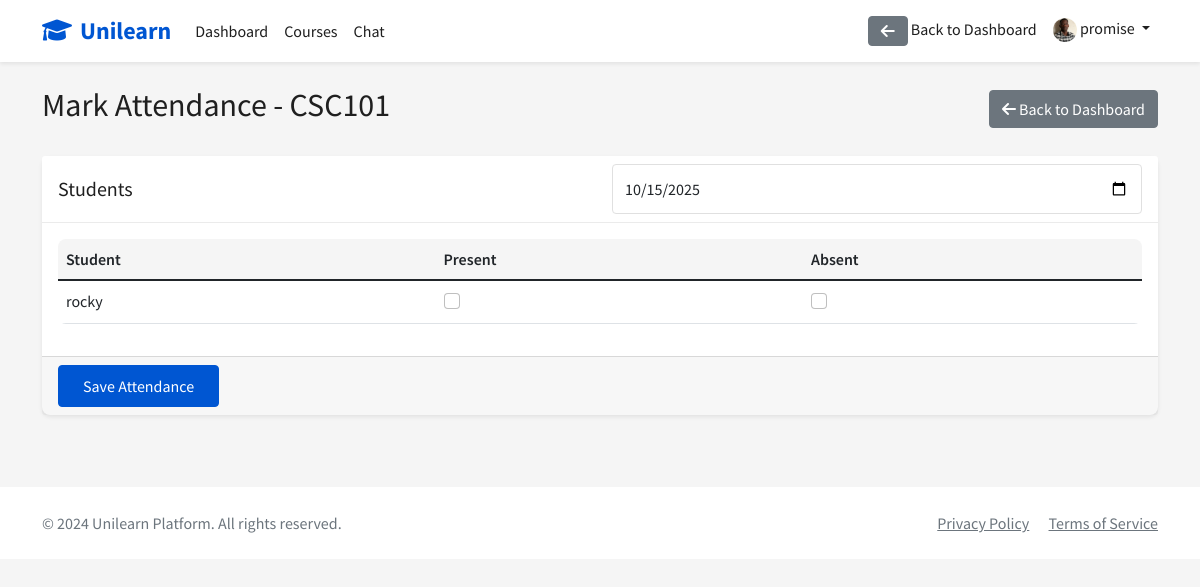
Screenshot of /courses/1/attendance/ (signed in) with the database file from the repository.
### accounts/models.py (models this page shows)
class User(AbstractUser):
    is_student = models.BooleanField(default=False)
    is_instructor = models.BooleanField(default=False)
    profile_picture = models.ImageField(upload_to='profile_pics/', null=True, blank=True)

### courses/models.py (models this page shows, shortened)
class Course(models.Model):
    title = models.CharField(max_length=200)
    description = models.TextField()
    instructor = models.ForeignKey(User, on_delete=models.CASCADE, related_name='courses_teaching')
    students = models.ManyToManyField(User, related_name='courses_enrolled', blank=True)
    start_date = models.DateField()
    end_date = models.DateField()
    created_at = models.DateTimeField(auto_now_add=True)
    updated_at = models.DateTimeField(auto_now=True)
    is_active = models.BooleanField(default=True)
    class Meta:
        ordering = ['-created_at']

### courses/views.py (the view, shortened to what this page needs)
# urls.py: path('<int:course_id>/attendance/', views.mark_attendance, name='mark_attendance'),
@login_required
def mark_attendance(request, course_id):
    if not request.user.is_instructor:
        return redirect('course_list')
    course = get_object_or_404(Course, pk=course_id)
    return render(request, 'courses/mark_attendance.html', {
        'course': course,
        'today': timezone.now()
    })

### templates/courses/mark_attendance.html (shortened to what this page needs)
{% extends 'base.html' %}
{% block content %}
<div class="container">
    <div class="row mb-4">
        <div class="col-12">
            <div class="d-flex justify-content-between align-items-center">
                <h2>Mark Attendance - {{ course.title }}</h2>
                <a href="{% url 'dashboard' %}" class="btn btn-secondary">
                    <i class="fas fa-arrow-left"></i> Back to Dashboard
                </a>
            </div>
        </div>
    </div>
    <div class="row">
        <div class="col-12">
            <form method="post">
                <div class="card">
                    <div class="card-header">
                        <div class="row align-items-center">
                            <div class="col-md-6">
                                <h5 class="mb-0">Students</h5>
                            </div>
                            <div class="col-md-6">
                                <input type="date" name="date" class="form-control" required
                                       value="{{ today|date:'Y-m-d' }}">
                            </div>
                        </div>
                    </div>
                    <div class="card-body">
                        <div class="table-responsive">
                            <table class="table">
                                <thead>
                                    <tr>
                                        <th>Student</th>
                                        <th>Present</th>
                                        <th>Absent</th>
                                    </tr>
                                </thead>
                                <tbody>
                                    {% for student in course.students.all %}
                                    <tr>
                                        <td>{{ student.username }}</td>
                                        <td>
                                            <div class="form-check">
                                                <input type="checkbox" name="students" value="{{ student.id }}"
                                                       class="form-check-input" id="student_{{ student.id }}">
                                            </div>
                                        </td>
                                        <td>
                                            <div class="form-check">
                                                <input type="checkbox" name="absent_students"
                                                       value="{{ student.id }}" class="form-check-input">
                                            </div>
                                        </td>
                                    </tr>
                                    {% empty %}
                                    <tr>
                                        <td colspan="2">No students enrolled yet.</td>
                                    </tr>
                                    {% endfor %}
                                </tbody>
                            </table>
                        </div>
                    </div>
                    <div class="card-footer">
                        <button type="submit" class="btn btn-primary">Save Attendance</button>
                    </div>
                </div>
            </form>
        </div>
    </div>
</div>
{% endblock %}

### templates/base.html (shortened to what this page needs)
<!DOCTYPE html>
{% load static %}
<html lang="en">
<head>
    <link href="https://cdn.jsdelivr.net/npm/bootstrap@5.1.3/dist/css/bootstrap.min.css" rel="stylesheet">
    <link rel="stylesheet" href="https://cdnjs.cloudflare.com/ajax/libs/font-awesome/6.0.0/css/all.min.css">
    <link rel="stylesheet" href="{% static 'css/style.css' %}">
</head>
<body>
    <nav class="navbar navbar-expand-lg navbar-light sticky-top">
        <div class="container">
            <a class="navbar-brand" href="{% url 'home' %}">
                <i class="fas fa-graduation-cap me-2"></i>Unilearn
            </a>
            <div class="collapse navbar-collapse" id="navbarNav">
                <ul class="navbar-nav me-auto">
                    {% if user.is_authenticated %}
                        <li class="nav-item">
                            <a class="nav-link" href="{% url 'dashboard' %}">Dashboard</a>
                        </li>
                        <li class="nav-item">
                            <a class="nav-link" href="{% url 'course_list' %}">Courses</a>
                        </li>
                        <li class="nav-item">
                            <a class="nav-link" href="{% url 'chat_list' %}">Chat</a>
                        </li>
                    {% endif %}
                </ul>
                <ul class="navbar-nav">
                    {% if user.is_authenticated %}
                        {% if request.resolver_match.url_name != 'dashboard' %}
                            <li class="nav-item">
                                <a href="{% url 'dashboard' %}" class="nav-link">
                                    <i class="fas fa-arrow-left btn btn-secondary"></i> Back to Dashboard
                                </a>
                            </li>
                        {% endif %}
                        <li class="nav-item dropdown">
                            <a class="nav-link dropdown-toggle" href="#" id="navbarDropdown" role="button" data-bs-toggle="dropdown">
                                {% if user.profile_picture %}
                                    <img src="{{ user.profile_picture.url }}" alt="Profile" class="rounded-circle" style="width: 24px; height: 24px;">
                                {% else %}
                                    <i class="fas fa-user-circle"></i>
                                {% endif %}
                                {{ user.username }}
                            </a>
                        </li>
                    {% endif %}
                </ul>
            </div>
        </div>
    </nav>
    <main class="py-4">
        {% block content %}{% endblock %}
    </main>
    <footer class="bg-white py-4 mt-5">
        <div class="container">
            <div class="row">
                <div class="col-md-6">
                    <p class="mb-0 text-muted">&copy; 2024 Unilearn Platform. All rights reserved.</p>
                </div>
                <div class="col-md-6 text-end">
                    <a href="#" class="text-muted me-3">Privacy Policy</a>
                    <a href="#" class="text-muted">Terms of Service</a>
                </div>
            </div>
        </div>
    </footer>
</body>
</html>

### static/css/style.css (style rules this page uses)
:root { --primary-color: #0056D2; --secondary-color: #2A73CC; --accent-color: #0056D2; --success-color: #1E8A24; --warning-color: #F2C94C; --danger-color: #DB4437; --text-primary: #1F1F1F; --text-secondary: #6B6B6B; --background-light: #F5F5F5; --white: #FFFFFF; }
body { font-family: 'Source Sans Pro', sans-serif; color: var(--text-primary); background-color: var(--background-light); }
.navbar { background-color: var(--white); box-shadow: 0 2px 4px rgba(0,0,0,0.08); }
.navbar-brand { color: var(--primary-color) !important; font-weight: 700; font-size: 1.5rem; }
.nav-link { color: var(--text-primary) !important; font-weight: 500; }
.card { border: none; border-radius: 8px; box-shadow: 0 2px 4px rgba(0,0,0,0.08); transition: transform 0.2s; }
.card-header { background-color: var(--white); border-bottom: 1px solid rgba(0,0,0,0.08); font-weight: 600; }
.btn-primary { background-color: var(--primary-color); border-color: var(--primary-color); font-weight: 500; padding: 0.5rem 1.5rem; border-radius: 4px; }
.table { background-color: var(--white); border-radius: 8px; overflow: hidden; }
.table thead th { background-color: var(--background-light); border-bottom: none; font-weight: 600; }
.form-control { border-radius: 4px; border: 1px solid #E0E0E0; padding: 0.75rem; }

### rows the page displays
User: profile_picture (picture), username "promise"
Course: title "CSC101"
User: username "rocky"
